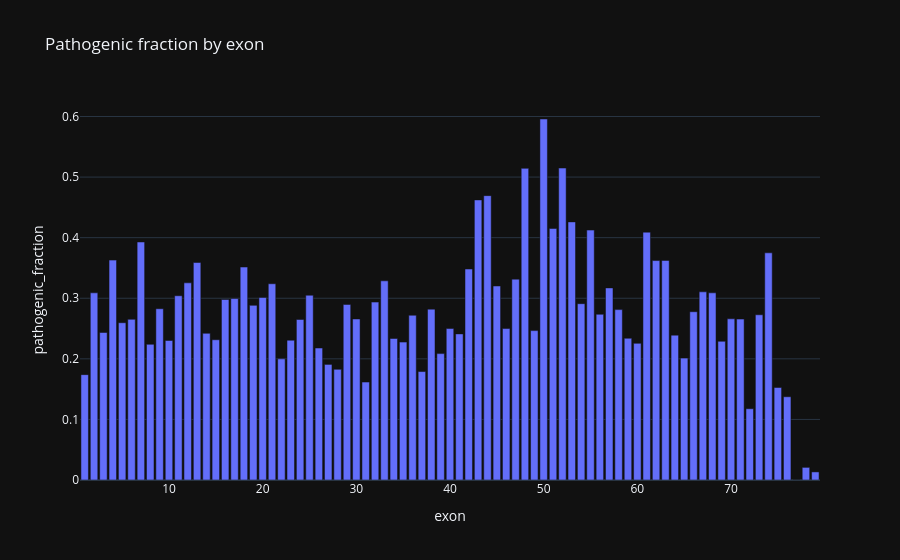

The cell this chart's notebook holds for it:
### Code cell
exon_path_plot = exon_path.reset_index()

fig = px.bar(
    exon_path_plot,
    x="exon",
    y="pathogenic_fraction",
    hover_data=["n"],
    title="Pathogenic fraction by exon"
)
fig.show()

### Figure 1 — Plotly figure (JSON) as saved in the notebook; plotly's stock layout.template omitted (floating-point values rounded to 4 significant figures)
{"data": [{"customdata": [[138], [123], [115], [135], [104], [181], [168], [192], [191], [165], [217], [169], [156], [95], [108], [198], [207], [165], [111], [239], [213], [160], [195], [117], [200], [202], [152], [104], [176], [158], [99], [126], [146], [137], [145], [114], [162], [117], [139], [144], [170], [178], [199], [147], [178], [92], [187], [208], [73], [146], [224], [134], [169], [134], [240], [117], [123], [96], [218], [133], [88], [127], [80], [92], [159], [54], [132], [123], [83], [109], [64], [51], [33], [104], [131], [131], [65], [48], [75]], "hovertemplate": "exon=%{x}<br>pathogenic_fraction=%{y}<br>n=%{customdata[0]}<extra></extra>", "legendgroup": "", "marker": {"color": "#636efa", "pattern": {"shape": ""}}, "name": "", "orientation": "v", "showlegend": false, "textposition": "auto", "x": [1.0, 2.0, 3.0, 4.0, 5.0, 6.0, 7.0, 8.0, 9.0, 10.0, 11.0, 12.0, 13.0, 14.0, 15.0, 16.0, 17.0, 18.0, 19.0, 20.0, 21.0, 22.0, 23.0, 24.0, 25.0, 26.0, 27.0, 28.0, 29.0, 30.0, 31.0, 32.0, 33.0, 34.0, 35.0, 36.0, 37.0, 38.0, 39.0, 40.0, 41.0, 42.0, 43.0, 44.0, 45.0, 46.0, 47.0, 48.0, 49.0, 50.0, 51.0, 52.0, 53.0, 54.0, 55.0, 56.0, 57.0, 58.0, 59.0, 60.0, 61.0, 62.0, 63.0, 64.0, 65.0, 66.0, 67.0, 68.0, 69.0, 70.0, 71.0, 72.0, 73.0, 74.0, 75.0, 76.0, 77.0, 78.0, 79.0], "xaxis": "x", "y": [0.1739, 0.3089, 0.2435, 0.363, 0.2596, 0.2652, 0.3929, 0.224, 0.2827, 0.2303, 0.3041, 0.3254, 0.359, 0.2421, 0.2315, 0.298, 0.2995, 0.3515, 0.2883, 0.3013, 0.3239, 0.2, 0.2308, 0.265, 0.305, 0.2178, 0.1908, 0.1827, 0.2898, 0.2658, 0.1616, 0.2937, 0.3288, 0.2336, 0.2276, 0.2719, 0.179, 0.2821, 0.2086, 0.25, 0.2412, 0.3483, 0.4623, 0.4694, 0.3202, 0.25, 0.3316, 0.5144, 0.2466, 0.5959, 0.4152, 0.5149, 0.426, 0.291, 0.4125, 0.2735, 0.3171, 0.2812, 0.2339, 0.2256, 0.4091, 0.3622, 0.3625, 0.2391, 0.2013, 0.2778, 0.3106, 0.3089, 0.2289, 0.2661, 0.2656, 0.1176, 0.2727, 0.375, 0.1527, 0.1374, 0.0, 0.02083, 0.01333], "yaxis": "y", "type": "bar"}], "layout": {"xaxis": {"anchor": "y", "domain": [0.0, 1.0], "title": {"text": "exon"}}, "yaxis": {"anchor": "x", "domain": [0.0, 1.0], "title": {"text": "pathogenic_fraction"}}, "legend": {"tracegroupgap": 0}, "title": {"text": "Pathogenic fraction by exon"}, "barmode": "relative"}}
